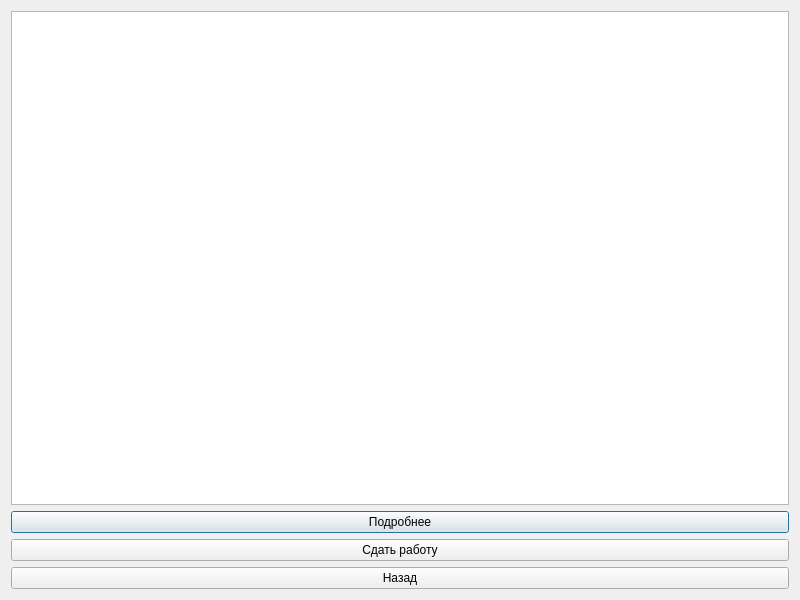
<?xml version="1.0" encoding="UTF-8"?>
<ui version="4.0">
 <class>MySentResponsesWindow</class>
 <widget class="QDialog" name="MySentResponsesWindow">
  <property name="geometry">
   <rect>
    <x>0</x>
    <y>0</y>
    <width>800</width>
    <height>600</height>
   </rect>
  </property>
  <property name="windowTitle">
   <string>Мои отклики</string>
  </property>
  <layout class="QVBoxLayout" name="verticalLayout">
   <item>
    <widget class="QListWidget" name="responseListWidget"/>
   </item>
   <item>
    <widget class="QPushButton" name="detailsButton">
     <property name="text">
      <string>Подробнее</string>
     </property>
    </widget>
   </item>
   <item>
    <widget class="QPushButton" name="submitButton">
     <property name="text">
      <string>Сдать работу</string>
     </property>
    </widget>
   </item>
   <item>
    <widget class="QPushButton" name="backButton">
     <property name="text">
      <string>Назад</string>
     </property>
    </widget>
   </item>
  </layout>
 </widget>
 <resources/>
 <connections/>
</ui>
